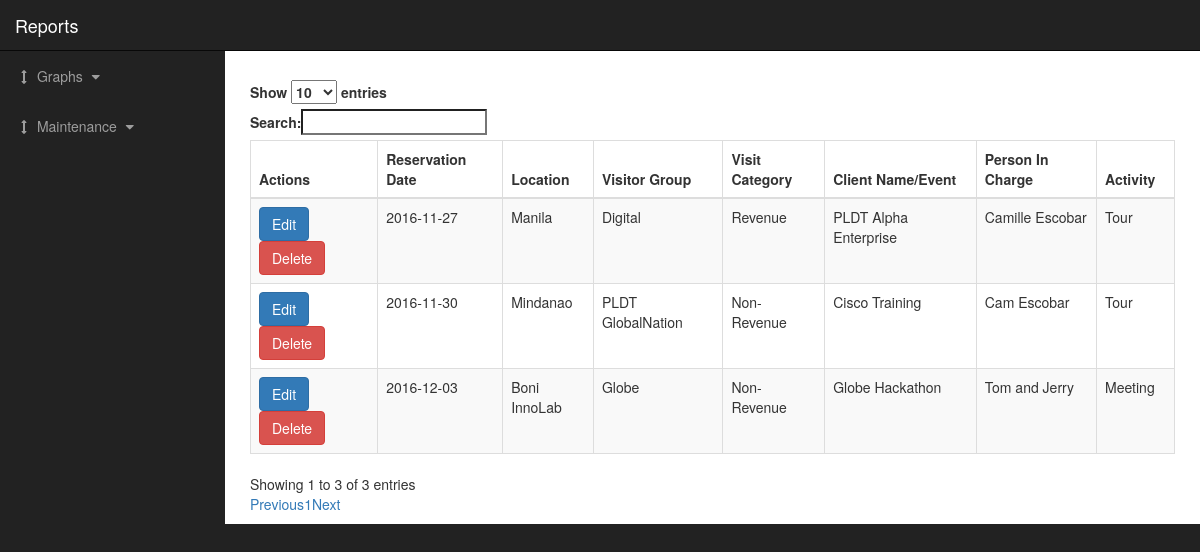
The app's page /user/view_info.php with its own data.
### tables this page shows
CREATE TABLE `tblreports` (
  `ReportID` int(20) NOT NULL,
  `ReportDate` date NOT NULL,
  `ReportLoc` int(20) NOT NULL,
  `ReportGroup` int(20) NOT NULL,
  `ReportCategory` int(20) NOT NULL,
  `ReportClient` varchar(50) NOT NULL,
  `ReportPerson` varchar(50) NOT NULL,
  `ReportActivity` int(20) NOT NULL,
  `ReportIsActive` tinyint(1) NOT NULL
);

CREATE TABLE `tbllocation` (
  `LocationID` int(20) NOT NULL,
  `LocationName` varchar(50) NOT NULL,
  `LocationCTR` int(20) NOT NULL,
  `LocationIsActive` tinyint(1) NOT NULL
);

CREATE TABLE `tblgroup` (
  `GroupID` int(20) NOT NULL,
  `GroupName` varchar(50) NOT NULL,
  `GroupCTR` int(20) NOT NULL,
  `GroupIsActive` tinyint(1) NOT NULL
);

CREATE TABLE `tblcategory` (
  `CategoryID` int(20) NOT NULL,
  `CategoryName` varchar(50) NOT NULL,
  `CategoryCTR` int(20) NOT NULL,
  `CategoryIsActive` tinyint(1) NOT NULL
);

CREATE TABLE `tblactivity` (
  `ActivityID` int(20) NOT NULL,
  `ActivityName` varchar(50) NOT NULL,
  `ActivityCTR` int(20) NOT NULL,
  `ActivityIsActive` tinyint(1) NOT NULL
);

### user/view_info.php (the view, shortened to what this page needs)
<?php
require_once('../database/config.php');
?>
<!DOCTYPE html>
<html lang="en">
<head>
  <link href="https://cdn.datatables.net/1.10.12/css/dataTables.bootstrap.min.css" rel="stylesheet">
  <link href="../css/bootstrap.min.css" rel="stylesheet">
  <link href="../css/sb-admin.css" rel="stylesheet">
  <link href="../font-awesome/css/font-awesome.min.css" rel="stylesheet" type="text/css">
</head>
<body>
<form method="post">
  <div id="wrapper">
    <nav class="navbar navbar-inverse navbar-fixed-top" role="navigation">
      <div class="navbar-header">
        <a class="navbar-brand" href="index.html">Reports</a>
      </div>
      <div class="collapse navbar-collapse navbar-ex1-collapse">
        <ul class="nav navbar-nav side-nav">
          <li>
            <a href="javascript:;" data-toggle="collapse" data-target="#demo"><i class="fa fa-fw fa-arrows-v"></i> Graphs <i class="fa fa-fw fa-caret-down"></i></a>
          </li>
          <li>
            <a href="javascript:;" data-toggle="collapse" data-target="#main"><i class="fa fa-fw fa-arrows-v"></i> Maintenance <i class="fa fa-fw fa-caret-down"></i></a>
          </li>
        </ul>
      </div>
    </nav>
    <div id="page-wrapper">
      <div class="container-fluid"><br>
        <div class="table-responsive">
          <form method="post">
            <table id="tabreport" class="table table-striped table-bordered">
              <thead>
                <tr>
                  <th>Actions</th>
                  <th>Reservation Date</th>
                  <th>Location</th>
                  <th>Visitor Group</th>
                  <th>Visit Category</th>
                  <th>Client Name/Event</th>
                  <th>Person In Charge</th>
                  <th>Activity</th>
                </tr>
              </thead>
              <tbody>
                <?php
                $sql = "SELECT * FROM ict_database.tblreports r
                left join ict_database.tbllocation l
                ON r.ReportLoc =   l.LocationID
                left join ict_database.tblgroup g
                ON r.ReportGroup = g.GroupID
                left join ict_database.tblcategory c
                ON r.ReportCategory = c.CategoryID
                left join ict_database.tblactivity a
                ON r.ReportActivity = a.ActivityID
                WHERE ReportIsActive = 1";
                $query = mysqli_query($conn, $sql);
                while($row = mysqli_fetch_array($query)){
                  ?>
                  <tr>
                    <td><a href="edit_info.php?id= <?php echo $row['ReportID']?>" class="btn btn-primary"> Edit</a>
                      <a  onclick="return confirm('Delete Data?')" href="delete_report.php?del= <?php echo $row['ReportID']?>" class="btn btn-danger" >Delete</a>
                    </td>
                    <td><?php echo $row['ReportDate']?></td>
                    <td><?php echo $row['LocationName']?></td>
                    <td><?php echo $row['GroupName']?></td>
                    <td><?php echo $row['CategoryName']?></td>
                    <td><?php echo $row['ReportClient']?></td>
                    <td><?php echo $row['ReportPerson']?></td>
                    <td><?php echo $row['ActivityName']?></td>
                  </tr>
                  <?php
                }
                ?>
              </tbody>
            </table>
          </form>
        </div>
      </div>
    </div>
  </div>
</form>
</body>
</html>

### css/sb-admin.css (style rules this page uses)
body { margin-top: 100px; background-color: #222; }
@media (min-width:768px) { body { margin-top: 50px; } }
#wrapper { padding-left: 0; }
#page-wrapper { width: 100%; padding: 0; background-color: #fff; }
@media (min-width:768px) { #wrapper { padding-left: 225px; } }
@media (min-width:768px) { #page-wrapper { padding: 10px; } }
@media (min-width:768px) { .side-nav { position: fixed; top: 51px; left: 225px; width: 225px; margin-left: -225px; border: none; border-radius: 0; overflow-y: auto; background-color: #222; bottom: 0; overflow-x: hidden; padding-bottom: 40px; } }
@media (min-width:768px) { .side-nav>li>a { width: 225px; } }

### records on screen
tblreports: ReportDate "2016-11-27", ReportLoc.LocationName "Manila", ReportGroup.GroupName "Digital", ReportCategory.CategoryName "Revenue", ReportClient "PLDT Alpha Enterprise", ReportPerson "Camille Escobar", ReportActivity.ActivityName "Tour"
tblreports: ReportDate "2016-11-30", ReportLoc.LocationName "Mindanao", ReportGroup.GroupName "PLDT GlobalNation", ReportCategory.CategoryName "Non-Revenue", ReportClient "Cisco Training", ReportPerson "Cam Escobar", ReportActivity.ActivityName "Tour"
tblreports: ReportDate "2016-12-03", ReportLoc.LocationName "Boni InnoLab", ReportGroup.GroupName "Globe", ReportCategory.CategoryName "Non-Revenue", ReportClient "Globe Hackathon", ReportPerson "Tom and Jerry", ReportActivity.ActivityName "Meeting"
